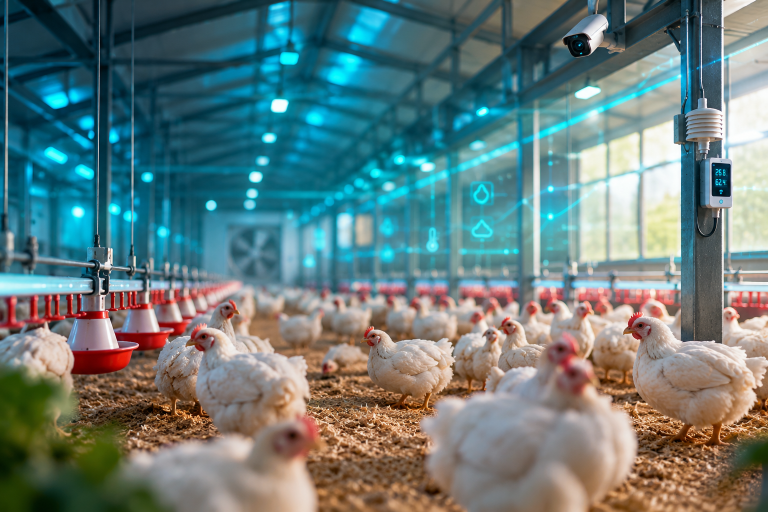
#> input picture smart-poultry/backend/static/poultry-tech-bg.png, 1536 x 1024 px (shown at 1/2 size)
$ python -i train_cv.py   (imports and definitions only)
#> lines starting #> are read from the running program, lines starting #| are printed output that depends on the picture
#> further down, picture is the input picture: PIL image 1536x1024 RGB; mean R, G, B 102.5, 124.5, 123.9
"""Train the poultry image classifier (computer-vision module).

You must supply a labelled image dataset (not included, no dataset could be downloaded
while building this project). Expected layout:

    ml/dataset/
        healthy/        *.jpg
        coccidiosis/    *.jpg
        newcastle/      *.jpg
        salmonella/     *.jpg
(the folder names ARE the class labels - use whatever classes your dataset has)

Method: classical computer vision. Each image is resized to 128x128, then described by
  - an HSV colour histogram (8x4x4 bins), and
  - a gradient-orientation histogram (texture/edges, 9 bins) on the grey image,
  - mean/std of each RGB channel,
and classified with a Random Forest. Only Pillow, NumPy and scikit-learn are needed.

IMPORTANT for the report: this is feature-based machine learning, not a CNN. Chapter 1/3 say
"CNN or transfer learning" - either train a CNN on Google Colab and report it instead, or
amend those sentences to describe this method.

Run:  python train_cv.py [dataset_dir]
"""
import json
import os
import sys

import joblib
import matplotlib
# [1 line not run here, left out]
import matplotlib.pyplot as plt
import numpy as np
from PIL import Image
from sklearn.ensemble import RandomForestClassifier
from sklearn.metrics import classification_report, confusion_matrix
from sklearn.model_selection import train_test_split

HERE = os.path.dirname(os.path.abspath(__file__))
MODEL_DIR = os.path.join(HERE, "..", "backend", "models")
RESULT_DIR = os.path.join(HERE, "..", "docs", "results")
EXTS = (".jpg", ".jpeg", ".png", ".bmp")
SIZE = 128
MAX_PER_CLASS = 1500   # keeps training fast on a modest laptop


def extract_features(img):
    """Shared by training and by the Flask backend (backend/cv.py has the same function)."""
    img = img.convert("RGB").resize((SIZE, SIZE))
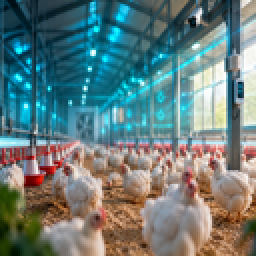
#> img: PIL image 128x128 RGB (shown 2 times larger); mean R, G, B 102.6, 124.5, 123.9
    arr = np.asarray(img, dtype=np.float32)
    hsv = np.asarray(img.convert("HSV"), dtype=np.float32)
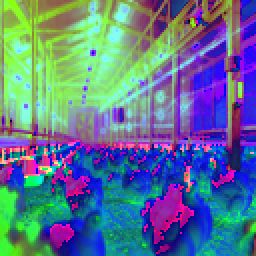
#> hsv: shape (128, 128, 3) float32 (shown 2 times larger); mean R, G, B 92.9, 118.4, 144.5
    hist, _ = np.histogramdd(hsv.reshape(-1, 3), bins=(8, 4, 4), range=((0, 256), (0, 256), (0, 256)))
    hist = (hist / hist.sum()).ravel()
#> hist = 128 values, max 0.0818 at index 77, min 0 at index 26, mean 0.00781
    grey = arr.mean(axis=2)
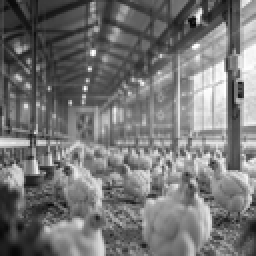
#> grey: shape (128, 128) float32 (shown 2 times larger); min 6, max 255, mean 117
    gy, gx = np.gradient(grey)
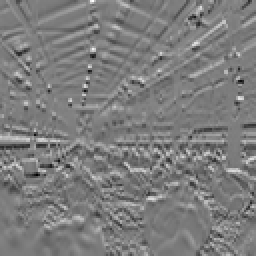
#> gy: shape (128, 128) float32 (shown 2 times larger); min -96.5, max 100.3, mean 0.2; drawn with min black and max white
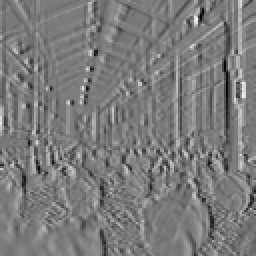
#> gx: shape (128, 128) float32 (shown 2 times larger); min -101.8, max 110.2, mean 0.7; drawn with min black and max white
    mag = np.hypot(gx, gy)
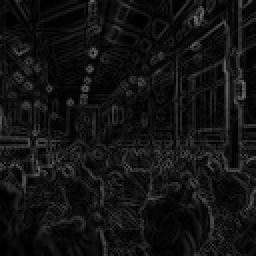
#> mag: shape (128, 128) float32 (shown 2 times larger); min 0, max 116.1, mean 19
    ang = (np.arctan2(gy, gx) % np.pi)
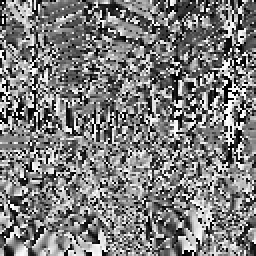
#> ang: shape (128, 128) float32 (shown 2 times larger); min 0, max 3.14, mean 1.54; drawn with min black and max white
    ohist, _ = np.histogram(ang, bins=9, range=(0, np.pi), weights=mag)
#> ohist = [49739.9, 28306, 30791.8, 27967.9, 34673, 29855.4, 30411.6, 31890.1, 47182.5]
    ohist = ohist / (ohist.sum() + 1e-9)
#> ohist = [0.16, 0.0911, 0.0991, 0.09, 0.112, 0.0961, 0.0978, 0.103, 0.152]
    stats = np.concatenate([arr.mean(axis=(0, 1)) / 255, arr.std(axis=(0, 1)) / 255])
#> stats = [0.402, 0.488, 0.486, 0.279, 0.204, 0.222]
    return np.concatenate([hist, ohist, stats]).astype(np.float32)


def load_dataset(root):
    classes = sorted(d for d in os.listdir(root) if os.path.isdir(os.path.join(root, d)))
    X, y = [], []
    rng = np.random.default_rng(42)
    for ci, c in enumerate(classes):
        files = [f for f in os.listdir(os.path.join(root, c)) if f.lower().endswith(EXTS)]
        rng.shuffle(files)
        for f in files[:MAX_PER_CLASS]:
            try:
                X.append(extract_features(Image.open(os.path.join(root, c, f))))
                y.append(ci)
            except Exception as exc:  # corrupt image
                print("skip", f, exc)
        print(f"{c}: {min(len(files), MAX_PER_CLASS)} images")
    return np.array(X), np.array(y), classes


def main():
    root = sys.argv[1] if len(sys.argv) > 1 else os.path.join(HERE, "dataset")
    if not os.path.isdir(root):
        sys.exit(f"Dataset folder not found: {root}")
    os.makedirs(MODEL_DIR, exist_ok=True); os.makedirs(RESULT_DIR, exist_ok=True)
    X, y, classes = load_dataset(root)
    Xtr, Xte, ytr, yte = train_test_split(X, y, test_size=0.2, stratify=y, random_state=42)
    clf = RandomForestClassifier(n_estimators=300, class_weight="balanced", random_state=42, n_jobs=-1)
    clf.fit(Xtr, ytr)
    pred = clf.predict(Xte)
    rep = classification_report(yte, pred, target_names=classes, output_dict=True, zero_division=0)
    print(classification_report(yte, pred, target_names=classes, zero_division=0))
    with open(os.path.join(RESULT_DIR, "cv_metrics.json"), "w") as fh:
        json.dump({"classes": classes, "train": int(len(ytr)), "test": int(len(yte)), "report": rep}, fh, indent=2)
    cm = confusion_matrix(yte, pred)
    fig, ax = plt.subplots(figsize=(5.5, 4.8))
    ax.imshow(cm, cmap="Greens")
    ax.set_xticks(range(len(classes)), classes, rotation=30, ha="right"); ax.set_yticks(range(len(classes)), classes)
    ax.set_xlabel("Predicted"); ax.set_ylabel("Actual"); ax.set_title("Image classifier confusion matrix")
    for (i, j), v in np.ndenumerate(cm):
        ax.text(j, i, int(v), ha="center", va="center")
    fig.tight_layout(); fig.savefig(os.path.join(RESULT_DIR, "cv_confusion_matrix.png"), dpi=200)
    joblib.dump({"model": clf, "classes": classes}, os.path.join(MODEL_DIR, "cv_model.joblib"))
    print("Saved backend/models/cv_model.joblib")


# [2 lines not run here, left out]

>>> from PIL import Image
>>> picture = Image.open('../smart-poultry/backend/static/poultry-tech-bg.png')
>>> result = extract_features(picture)
#> result = 143 values, max 0.488 at index 138, min 0 at index 26, mean 0.0285
